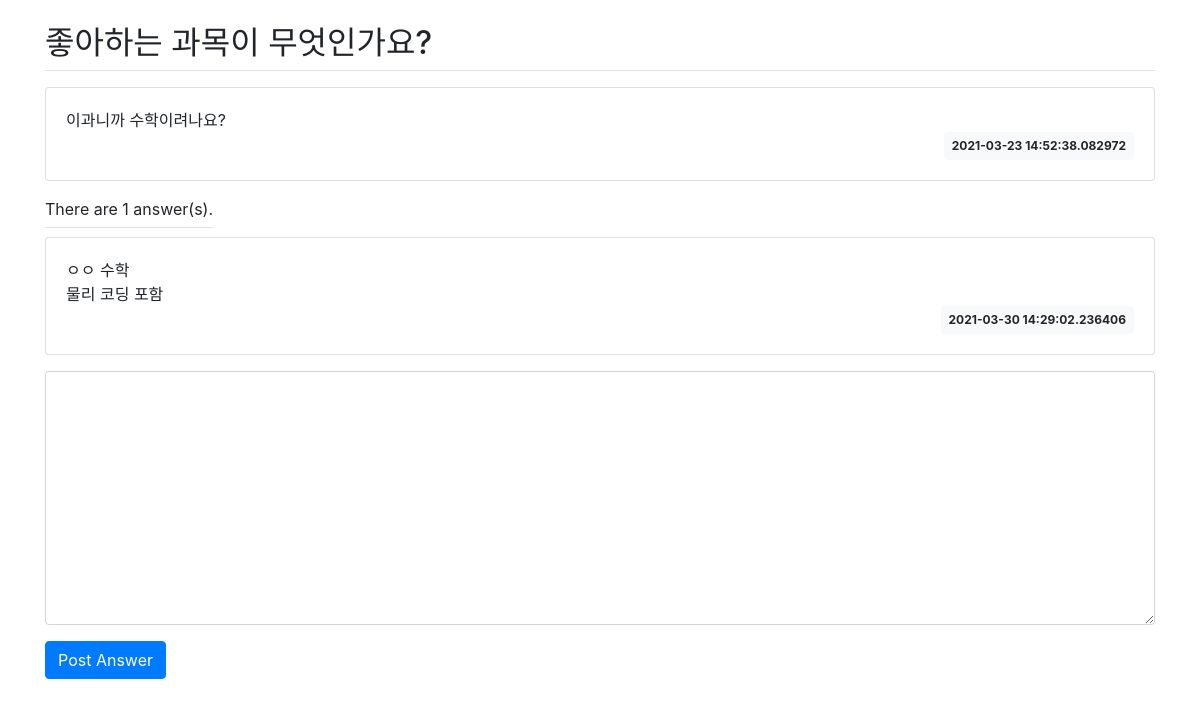
Screenshot of /question/detail/3 with the database file from the repository.
### qnasite/models.py (models this page shows)
class Question(db.Model):
    id = db.Column(db.Integer, primary_key=True)
    subject = db.Column(db.String(200), nullable=False)
    content = db.Column(db.Text(), nullable=False)
    create_date = db.Column(db.DateTime(), nullable=False)

class Answer(db.Model):
    id = db.Column(db.Integer, primary_key=True)
    question_id = db.Column(db.Integer, db.ForeignKey('question.id', ondelete='CASCADE'))
    question = db.relationship('Question', backref=db.backref('answer_set', ))
    content = db.Column(db.Text(), nullable=False)
    create_date = db.Column(db.DateTime(), nullable=True)

### qnasite/views/question_views.py (the view)
@bp.route('/detail/<int:question_id>')
def detail(question_id):
    question = Question.query.get_or_404(question_id)
    return render_template('question/question_detail.html', question=question)

### qnasite/templates/question/question_detail.html (shortened to what this page needs)
<link rel="stylesheet" href="https://cdn.jsdelivr.net/npm/bootstrap@4.5.3/dist/css/bootstrap.min.css">
<div class="container my-3">
  <h2 class="border-bottom py-2">{{ question.subject }}</h2>
  <div class="card my-3">
    <div class="card-body">
      <div class="card-text" style="white-space: pre-line;">{{ question.content }}</div>
      <div class="d-flex justify-content-end">
        <div class="badge badge-light p-2">
          {{ question.create_date }}
        </div>
      </div>
    </div>
  </div>
  <span class="border-bottom my-3 py-2">There are {{ question.answer_set|length }} answer(s).</span>
  {% for answer in question.answer_set %}
    <div class="card my-3">
      <div class="card-body">
        <div class="card-text" style="white-space: pre-line;">{{ answer.content }}</div>
        <div class="d-flex justify-content-end">
          <div class="badge badge-light p-2">
            {{ answer.create_date }}
          </div>
        </div>
      </div>
    </div>
  {% endfor %}
  <form action="{{ url_for('answer.create', question_id=question.id) }}" method="post">
    <div class="form-group">
      <textarea id="content" name="content" class="form-control" rows="10"></textarea>
    </div>
    <input type="submit" value="Post Answer" class="btn btn-primary">
  </form>
</div>

### rows the page displays
Question: subject "좋아하는 과목이 무엇인가요?", content "이과니까 수학이려나요?", create_date "2021-03-23 14:52:38.082972"
Answer: content "ㅇㅇ 수학 물리 코딩 포함", create_date "2021-03-30 14:29:02.236406"

### other values shown
{{ question.answer_set|length }} "1"
